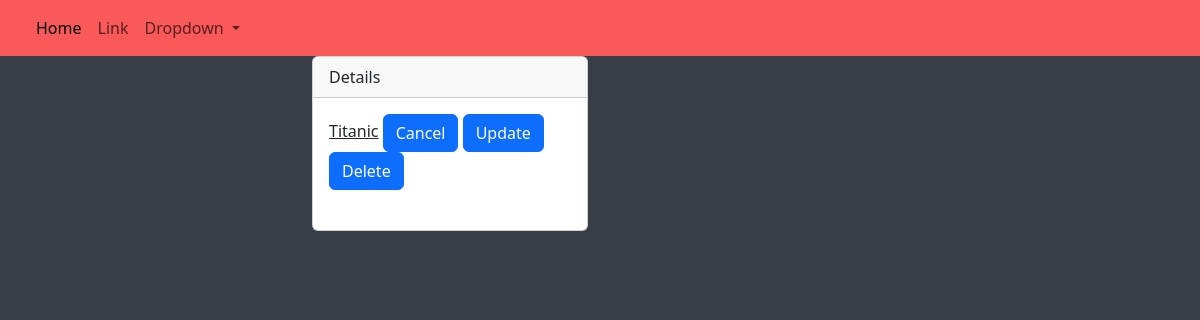
/all_posts/ (signed in), run on an earlier commit of the app's database.
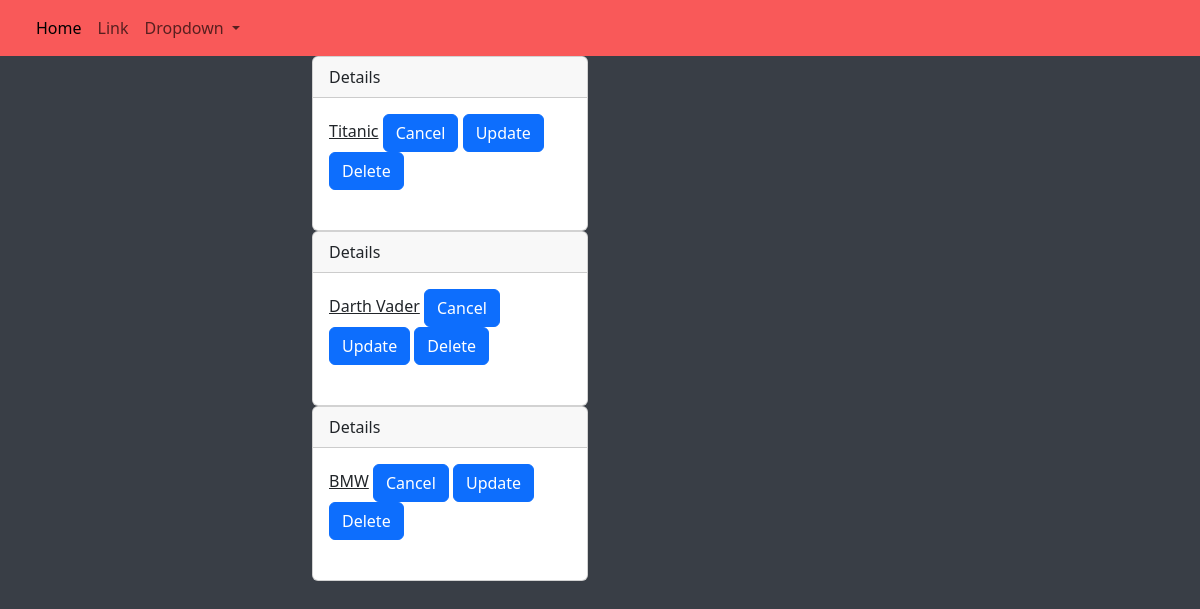
And on a later commit of the database.
### post/models.py (models this page shows, shortened)
class Post(models.Model):
    image = models.ImageField(null=True, blank=True)
    title = models.CharField(max_length=200, null=True)
    description = RichTextField(blank=True, null=True)
    date = models.DateField(auto_now_add=True, null=True)
    likes = models.ManyToManyField(User, related_name='blog_posts', blank=True)
    dislikes = models.ManyToManyField(User, related_name='blog', blank=True)
    created_on = models.DateTimeField(auto_now_add=True, null=True)
    class Meta:
        ordering = ['-created_on']

### post/views.py (the view)
# urls.py: path('all_posts/', views.PostListView.as_view(), name='view-blog'),
class PostListView(LoginRequiredMixin, ListView):
    template_name = 'post/list_of_post.html'
    model = Post
    context_object_name = 'all_posts'

### templates/post/list_of_post.html (shortened to what this page needs)
{% extends 'base.html' %}
{% block content %}
    <div class="container-fluid">
        <div class="row">
            <div class="col-md-3 offset-md-3">
                {% for post in all_posts %}
                <div class="card">
                    <div class="card-header">
                        Details
                    </div>
                    <div class="card-body">
                        <a href="{% url 'detail-blog' post.id %}" class="card-title">{{ post.title }}</a>
                        <a href="{% url 'home' %}" class="btn btn-primary">Cancel</a>
                        <a href="{% url 'update-blog' post.id %}" class="btn btn-primary">Update</a>
                        <a href="{% url 'delete-blog' post.id %}" class="btn btn-primary">Delete</a>
                        <br><br>
                    </div>
                </div>
                {% endfor %}
            </div>
        </div>
    </div>
{% endblock %}

What changed in the data, as far as the page shows it:
added Post: title "Darth Vader"
added Post: title "BMW"
